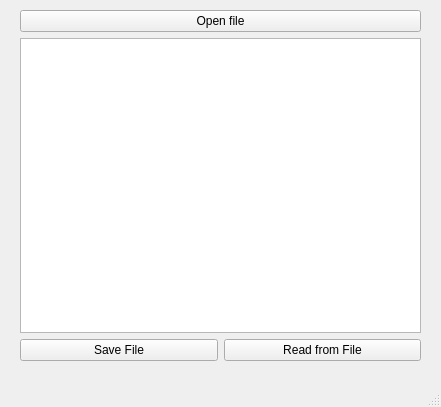
<?xml version="1.0" encoding="UTF-8"?>
<ui version="4.0">
 <class>MainWindow</class>
 <widget class="QMainWindow" name="MainWindow">
  <property name="geometry">
   <rect>
    <x>0</x>
    <y>0</y>
    <width>441</width>
    <height>407</height>
   </rect>
  </property>
  <property name="windowTitle">
   <string>MainWindow</string>
  </property>
  <widget class="QWidget" name="centralwidget">
   <widget class="QWidget" name="">
    <property name="geometry">
     <rect>
      <x>20</x>
      <y>10</y>
      <width>401</width>
      <height>351</height>
     </rect>
    </property>
    <layout class="QVBoxLayout" name="verticalLayout">
     <item>
      <widget class="QPushButton" name="pushButtonOpenFile">
       <property name="text">
        <string>Open file</string>
       </property>
      </widget>
     </item>
     <item>
      <widget class="QPlainTextEdit" name="plainTextEdit"/>
     </item>
     <item>
      <layout class="QHBoxLayout" name="horizontalLayout">
       <item>
        <widget class="QPushButton" name="pushButtonSave">
         <property name="text">
          <string>Save File</string>
         </property>
        </widget>
       </item>
       <item>
        <widget class="QPushButton" name="pushButtonRead">
         <property name="text">
          <string>Read from File</string>
         </property>
        </widget>
       </item>
      </layout>
     </item>
    </layout>
   </widget>
  </widget>
  <widget class="QMenuBar" name="menubar">
   <property name="geometry">
    <rect>
     <x>0</x>
     <y>0</y>
     <width>441</width>
     <height>20</height>
    </rect>
   </property>
  </widget>
  <widget class="QStatusBar" name="statusbar"/>
 </widget>
 <resources/>
 <connections/>
</ui>
